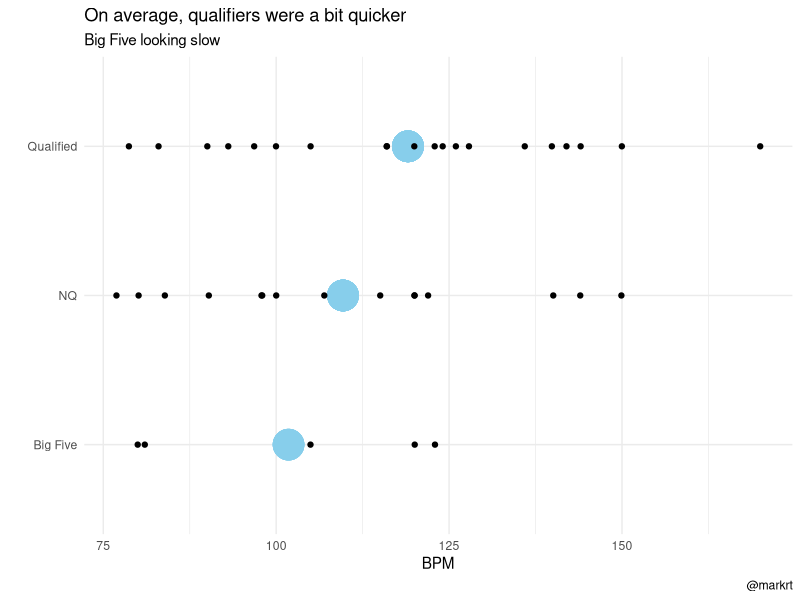
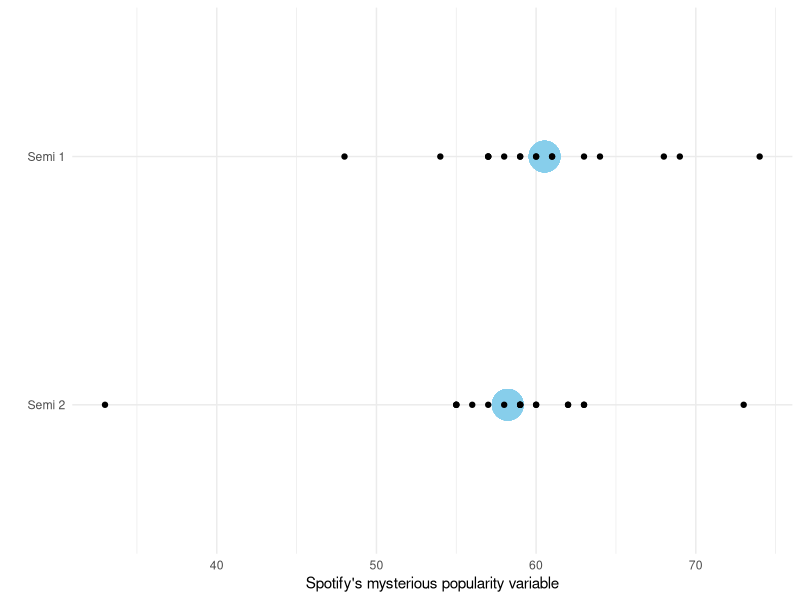

R code for these plots, in order:
## adding a variable from the semi qualifiers etc

# load packages
library(tidyverse)

# load data
spotify_data <- 
  read_csv("eurovision_spotify_data_2022.csv")

# creat three categories:
# qualifiers
# NQs
# big five
semi_1_qualifiers <- 
  c("Lithuania",
    "Switzerland",
    "Ukraine",
    "Netherlands",
    "Moldova",
    "Portugal",
    "Iceland",
    "Greece",
    "Norway",
    "Armenia")
semi_1_nq <- 
  c("Albania",
    "Latvia",
    "Slovenia",
    "Bulgaria",
    "Croatia",
    "Denmark",
    "Austria")
semi_2_qualifiers <- 
  c("Finland",
    "Serbia",
    "Azerbaijan",
    "Australia",
    "Estonia",
    "Romania",
    "Poland",
    "Belgium",
    "Sweden",
    "Czech Republic")
semi_2_nq <- 
  c("Israel",
    "Georgia",
    "Malta",
    "San Marino",
    "Cyprus",
    "Ireland",
    "North Macedonia",
    "Montenegro")
big_five <- 
  c("United Kingdom",
    "France",
    "Italy",
    "Germany",
    "Spain")

# add flags to data
spotify_data <- 
  spotify_data %>% 
  mutate(semi_outcome = 
           case_when(
             country %in% semi_1_qualifiers ~ "Qualified",
             country %in% semi_2_qualifiers ~ "Qualified",
             country %in% semi_1_nq ~ "NQ",
             country %in% semi_2_nq ~ "NQ",
             country %in% big_five ~ "Big Five"
           )) %>% 
  mutate(which_semi = 
           case_when(
             country %in% semi_1_qualifiers ~ "Semi 1",
             country %in% semi_1_nq ~ "Semi 1",
             country %in% semi_2_qualifiers ~ "Semi 2",
             country %in% semi_2_nq ~ "Semi 2",
             country %in% big_five ~ "Big Five"
           ))

# some quick exploratory work
# just to check it's working ok

spotify_data %>% 
  group_by(semi_outcome) %>% 
  summarise(mean_tempo = 
              mean(tempo))

# mean tempo among qualifiers is actually 9 bpm faster than nqs

spotify_data %>% 
  group_by(semi_outcome) %>% 
  mutate(mean_tempo = 
           mean(tempo)) %>% 
  ggplot() + 
  aes(x = tempo,
      y = semi_outcome) + 
  geom_point(aes(x = mean_tempo),
             size = 10,
             colour = "skyblue") + 
  geom_point() + 
  theme_minimal() + 
  labs(x = "BPM",
       y = "",
       title = "On average, qualifiers were a bit quicker",
       subtitle = "Big Five looking slow",
       caption = "@markrt")



### look i'm a bit sceptical of the "popularity" variable
# but let's see if one semi was tougher than the other

spotify_data %>% 
  filter(semi_outcome != "Big Five") %>% 
  group_by(which_semi) %>% 
  mutate(mean_popularity = 
           mean(track.popularity)) %>% 
  ggplot() + 
  aes(y = fct_rev(which_semi),
      x = track.popularity) + 
  geom_point(aes(x = mean_popularity),
             size = 10,
             colour = "skyblue") +
  geom_point() + 
  theme_minimal() + 
  labs(x = "Spotify's mysterious popularity variable",
       y = "")

# with the lot
spotify_data %>% 
  filter(semi_outcome != "Big Five") %>% 
  group_by(which_semi) %>% 
  summarise(mean_popularity = 
           mean(track.popularity)) 
# 60.5 vs 58.2
# wipe out the one weird outlier
spotify_data %>% 
  filter(semi_outcome != "Big Five" &
           track.popularity > 40) %>% 
  group_by(which_semi) %>% 
  summarise(mean_popularity = 
              mean(track.popularity)) 
# leaves them fairly similar to one another 

# all three of these qualified!!!
spotify_data %>% 
  filter(tempo > 124 & 
           tempo < 132)
# and these two!!!
spotify_data %>% 
  filter(tempo > 82 & 
           tempo < 89)
